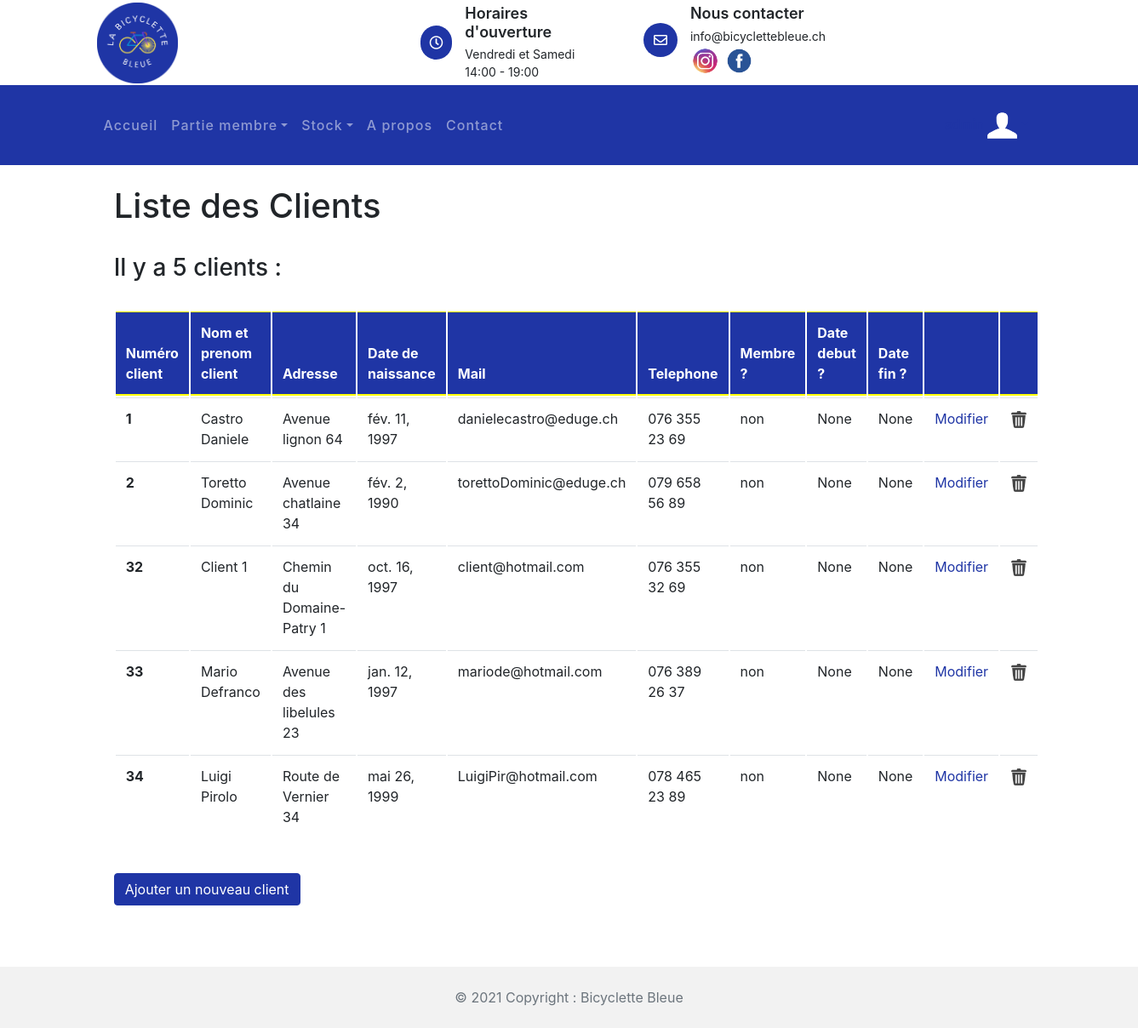
Before: /client/ (signed in) with the older database file.
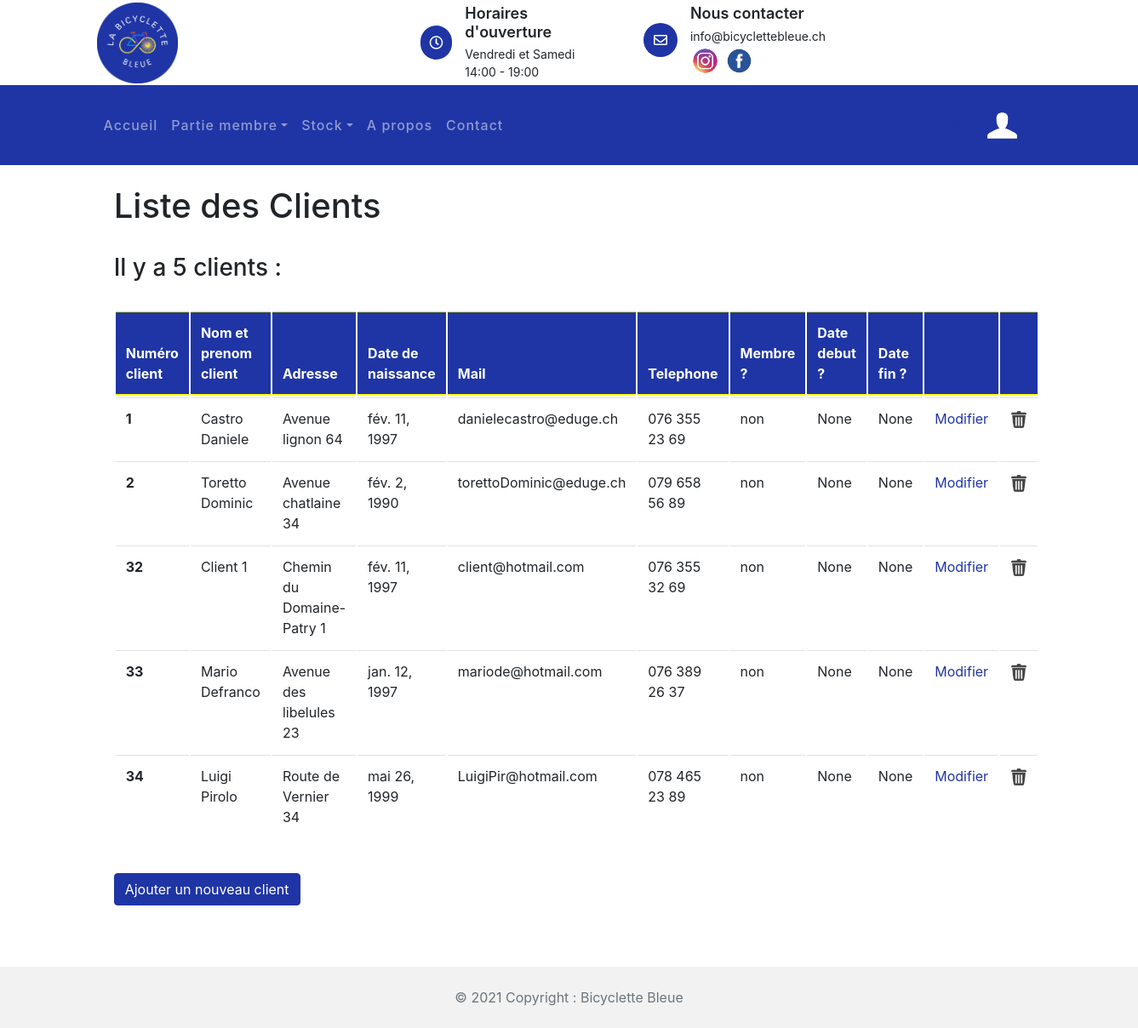
After: the same page with the newer database file.
### statistique/models.py (models this page shows, shortened)
class Client(models.Model):
    cli_id = models.AutoField(db_column='CLI_ID', primary_key=True)  # Field name made lowercase.
    cli_nom = models.CharField(db_column='CLI_NOM', blank=True, null=True, max_length=100)  # Field name made lowercase.
    cli_prenom = models.CharField(db_column='CLI_PRENOM', blank=True, null=True, max_length=100)  # Field name made lowercase.
    cli_adresseposte = models.CharField(db_column='CLI_ADRESSEPOSTE', blank=True, null=True, max_length=100)  # Field name made lowercase.
    cli_date_naissance = models.DateField()  # Field name made lowercase.
    cli_mail = models.CharField(db_column='CLI_MAIL', blank=True, null=True, max_length=100)  # Field name made lowercase.
    cli_tel = models.CharField(db_column='CLI_TEl', blank=True, null=True, max_length=100)  # Field name made lowercase.
    cli_membre = models.CharField(db_column='CLI_MEMBRE', blank=True, null=True, max_length=100)  # Field name made lowercase.
    cli_date_debut = models.DateField()  # Field name made lowercase.
    cli_date_fin = models.DateField()  # Field name made lowercase.
    class Meta:
        managed = False
        db_table = 'Client'

### client/views.py (the view)
# urls.py: path('client/',include('client.urls')),
@login_required(login_url='/compte/login')
def client(request):
    client = Client.objects.all()
    client_number = client.count()
    messageNbClient = f'{client_number} clients :'
    if client_number == 1:
        messageNbClient = f'{client_number} client :'
    context = {
        'client' : client,
        'messageNbClient' : messageNbClient,
    }
    return render(request, 'client/client.html', context)

### client/templates/client/client.html
{% extends 'template_base.html' %}
{% load static %}
{% block contenu %}
        <link href="{% static 'css/bootstrap.min.css' %}" rel="stylesheet">
        <link href="{% static 'lib/flaticon/font/flaticon.css' %}" rel="stylesheet">
        <link href="{% static 'lib/animate/animate.min.css' %}" rel="stylesheet">
        <link href="{% static 'lib/owlcarousel/assets/owl.carousel.min.css' %}" rel="stylesheet">
    <br>
<h1 style="margin-left: 10%">Liste des Clients</h1>
    <br>
    <h3 style="margin-left: 10%">Il y a {{ messageNbClient }}</h3>
<br>
 <table class="table">
  <thead class="thead-dark">
    <tr>
      <th scope="col" >Numéro client</th>
      <th scope="col">Nom et prenom client</th>
      <th scope="col">Adresse</th>
      <th scope="col">Date de naissance</th>
      <th scope="col">Mail</th>
      <th scope="col">Telephone</th>
      <th scope="col">Membre ?</th>
      <th scope="col">Date debut ?</th>
      <th scope="col">Date fin ?</th>
      <th scope="col"></th>
      <th scope="col"></th>
    </tr>
  </thead>
  <tbody>
  {% for client in client %}
    <tr>
      <th  scope="row">{{client.cli_id}}</th>
      <td><a>{{client.cli_nom}} {{client.cli_prenom}}</a></td>
      <td>{{client.cli_adresseposte}}</td>
      <td>{{client.cli_date_naissance}}</td>
      <td>{{client.cli_mail}}</td>
      <td>{{client.cli_tel}}</td>
      <td>{{client.cli_membre}}</td>
      <td>{{client.cli_date_debut}}</td>
      <td>{{client.cli_date_fin}}</td>
      <td><a href="{% url 'client:modifierClient'  client.cli_id%}">Modifier</a></td>
      <td><a href="{% url 'client:supprimerClient' client.cli_id%}"><img class="imagePoubelle" src="{% static 'img/poubelle.png' %}" alt="Image"></a></td>
    </tr>
  {% endfor %}
  </tbody>
</table>
<br>
<a href="{% url 'client:nouveauClient' %}" class="btn btn-primary" role="button" aria-pressed="true" style="margin-left: 10%">Ajouter un nouveau client</a>
<br>
{% endblock %}

Changed rows visible on the page:
changed Client "Client": cli_date_naissance "oct. 16, 1997" → "fév. 11, 1997"
